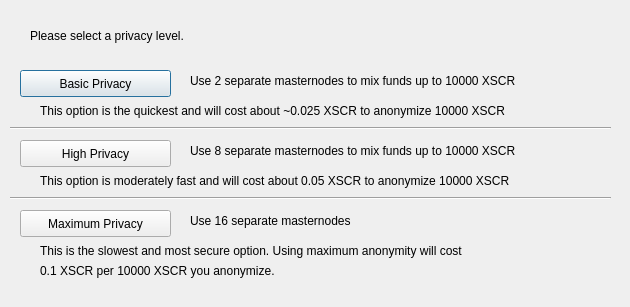
<?xml version="1.0" encoding="UTF-8"?>
<ui version="4.0">
 <class>ObfuscationConfig</class>
 <widget class="QDialog" name="ObfuscationConfig">
  <property name="geometry">
   <rect>
    <x>0</x>
    <y>0</y>
    <width>630</width>
    <height>307</height>
   </rect>
  </property>
  <property name="windowTitle">
   <string>Configure Obfuscation</string>
  </property>
  <widget class="QPushButton" name="buttonBasic">
   <property name="geometry">
    <rect>
     <x>20</x>
     <y>70</y>
     <width>151</width>
     <height>27</height>
    </rect>
   </property>
   <property name="text">
    <string>Basic Privacy</string>
   </property>
  </widget>
  <widget class="QPushButton" name="buttonHigh">
   <property name="geometry">
    <rect>
     <x>20</x>
     <y>140</y>
     <width>151</width>
     <height>27</height>
    </rect>
   </property>
   <property name="text">
    <string>High Privacy</string>
   </property>
  </widget>
  <widget class="QPushButton" name="buttonMax">
   <property name="geometry">
    <rect>
     <x>20</x>
     <y>210</y>
     <width>151</width>
     <height>27</height>
    </rect>
   </property>
   <property name="text">
    <string>Maximum Privacy</string>
   </property>
  </widget>
  <widget class="QLabel" name="label">
   <property name="geometry">
    <rect>
     <x>30</x>
     <y>20</y>
     <width>571</width>
     <height>31</height>
    </rect>
   </property>
   <property name="text">
    <string>Please select a privacy level.</string>
   </property>
  </widget>
  <widget class="QLabel" name="label_2">
   <property name="geometry">
    <rect>
     <x>190</x>
     <y>70</y>
     <width>421</width>
     <height>21</height>
    </rect>
   </property>
   <property name="text">
    <string>Use 2 separate masternodes to mix funds up to 10000 XSCR</string>
   </property>
  </widget>
  <widget class="QLabel" name="label_3">
   <property name="geometry">
    <rect>
     <x>190</x>
     <y>140</y>
     <width>411</width>
     <height>21</height>
    </rect>
   </property>
   <property name="text">
    <string>Use 8 separate masternodes to mix funds up to 10000 XSCR</string>
   </property>
  </widget>
  <widget class="QLabel" name="label_4">
   <property name="geometry">
    <rect>
     <x>190</x>
     <y>210</y>
     <width>421</width>
     <height>21</height>
    </rect>
   </property>
   <property name="text">
    <string>Use 16 separate masternodes</string>
   </property>
  </widget>
  <widget class="QLabel" name="label_6">
   <property name="geometry">
    <rect>
     <x>40</x>
     <y>100</y>
     <width>561</width>
     <height>21</height>
    </rect>
   </property>
   <property name="text">
    <string>This option is the quickest and will cost about ~0.025 XSCR to anonymize 10000 XSCR</string>
   </property>
  </widget>
  <widget class="QLabel" name="label_7">
   <property name="geometry">
    <rect>
     <x>40</x>
     <y>170</y>
     <width>561</width>
     <height>21</height>
    </rect>
   </property>
   <property name="text">
    <string>This option is moderately fast and will cost about 0.05 XSCR to anonymize 10000 XSCR</string>
   </property>
  </widget>
  <widget class="QLabel" name="label_8">
   <property name="geometry">
    <rect>
     <x>40</x>
     <y>240</y>
     <width>561</width>
     <height>21</height>
    </rect>
   </property>
   <property name="text">
    <string>This is the slowest and most secure option. Using maximum anonymity will cost</string>
   </property>
  </widget>
  <widget class="QLabel" name="label_9">
   <property name="geometry">
    <rect>
     <x>40</x>
     <y>260</y>
     <width>561</width>
     <height>21</height>
    </rect>
   </property>
   <property name="text">
    <string>0.1 XSCR per 10000 XSCR you anonymize.</string>
   </property>
  </widget>
  <widget class="Line" name="line">
   <property name="geometry">
    <rect>
     <x>10</x>
     <y>120</y>
     <width>601</width>
     <height>16</height>
    </rect>
   </property>
   <property name="orientation">
    <enum>Qt::Horizontal</enum>
   </property>
  </widget>
  <widget class="Line" name="line_2">
   <property name="geometry">
    <rect>
     <x>10</x>
     <y>190</y>
     <width>601</width>
     <height>16</height>
    </rect>
   </property>
   <property name="orientation">
    <enum>Qt::Horizontal</enum>
   </property>
  </widget>
 </widget>
 <resources/>
 <connections/>
</ui>
